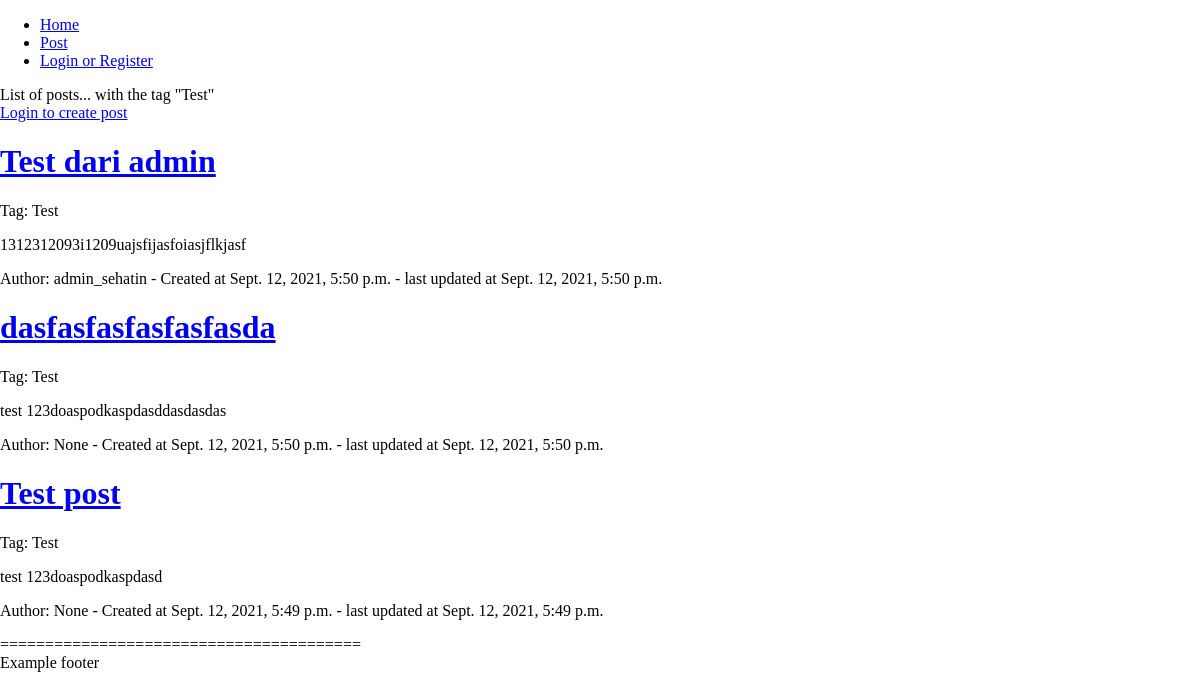
/post/tag/Test, run on an earlier commit of the app's database.
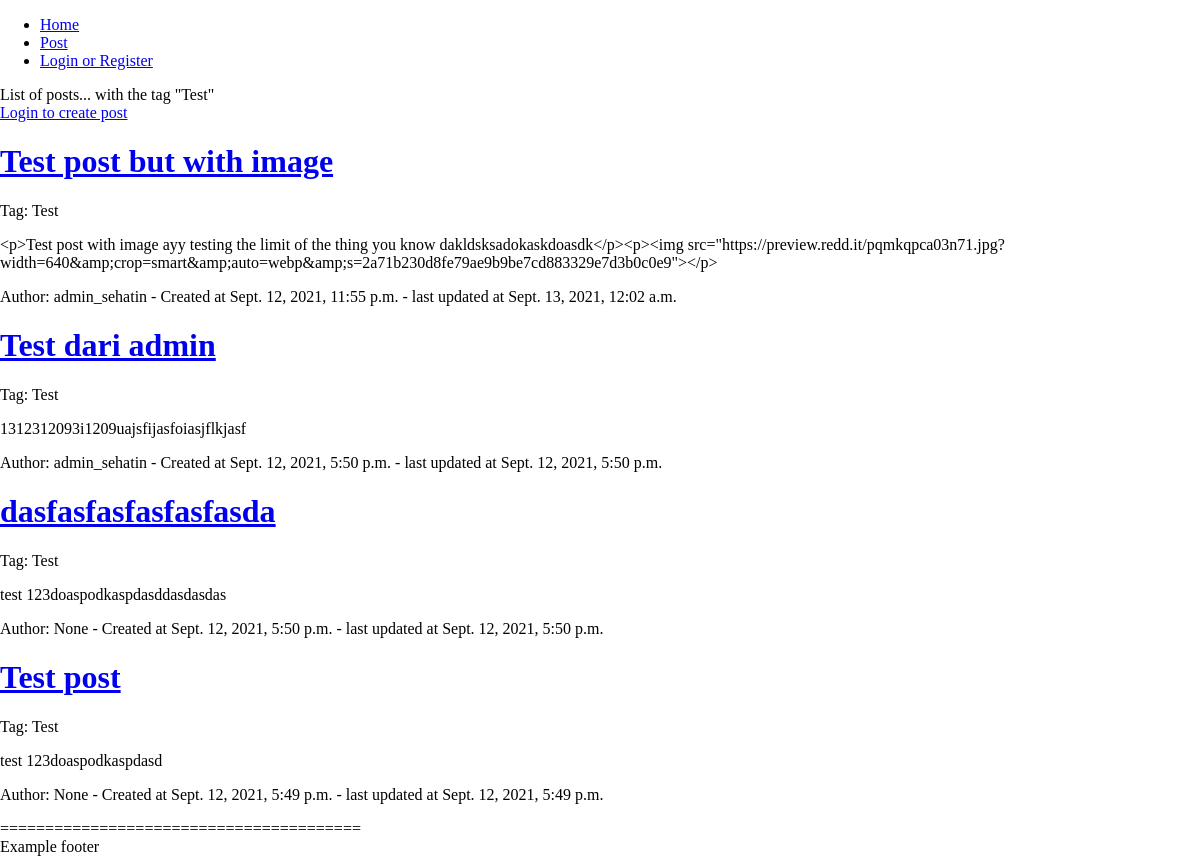
And on a later commit of the database.
### sehat_in_webproject/models.py (models this page shows)
class Post(models.Model): # Post
    id = models.AutoField(primary_key=True)
    title = models.CharField(max_length=200)
    content = models.TextField()
    tag = models.ForeignKey(Tag, on_delete=models.CASCADE, null=True)
    created_at = models.DateTimeField(auto_now_add=True)
    updated_at = models.DateTimeField(auto_now=True)
    user = models.ForeignKey(User, on_delete=models.SET_NULL, null=True)

class Tag(models.Model): # Tag of a post, will be generated by admin only
    name = models.CharField(max_length=50)

### sehat_in_webproject/views.py (the view)
# urls.py: path('post/tag/<str:tagName>', views.post_Tag, name='post/tag'),
def post_Tag(request, tagName):
    tag = Tag.objects.get(name=tagName)
    if tag is not None:
        posts = Post.objects.filter(tag=tag)
        return render(request, 'post/tag.html', {'posts': posts.order_by('-created_at'), 'tag': tag})
    else:
        raise Http404

### templates/post/tag.html (shortened to what this page needs)
<!DOCTYPE html>
<html lang="en">
{% load static %}
<head>
    <link rel="stylesheet" type="text/css" href="{% static 'css/style.css' %}">
</head>
<body>
    {% include 'templates/header.html' %}
    List of posts... with the tag "{{ tag.name }}"
    <br>
    {% if user.is_authenticated %}
        <a class="button" href="/post/create">Create Post</a>
    {% else %}
        <a class="button" href="/auth/login">Login to create post</a>
    {% endif %}
    {% for post in posts %}
    <div class="post-lists">
        <h1><a href="post/{{ post.id }}">{{ post.title }}</a></h1>
        <p>Tag: {{ post.tag.name }}</p>
        <p>{{ post.content }}</p>
        <p> Author: {{ post.user }} - Created at {{ post.created_at }} - last updated at {{ post.updated_at }}</p>
    </div>
    {% endfor %}
    {% include 'templates/footer.html' %}
</body>
</html>

What changed in the data, as far as the page shows it:
added Post: title "Test post but with image", tag.name "Test", content "<p>Test post with image ayy testing the limit of the thing you know dakldsksadokaskdoasdk</p><p><img src=\"https://preview.redd.it/pqmkqpca03n71.jpg?width=640&amp;crop=smart&amp;auto=webp&amp;s=2a71b230d8fe79ae9b9be7cd883329e7d3b0c0e9\"></p>", user "admin_sehatin", created_at "Sept. 12, 2021, 11:55 p.m.", updated_at "Sept. 13, 2021, 12:02 a.m."
